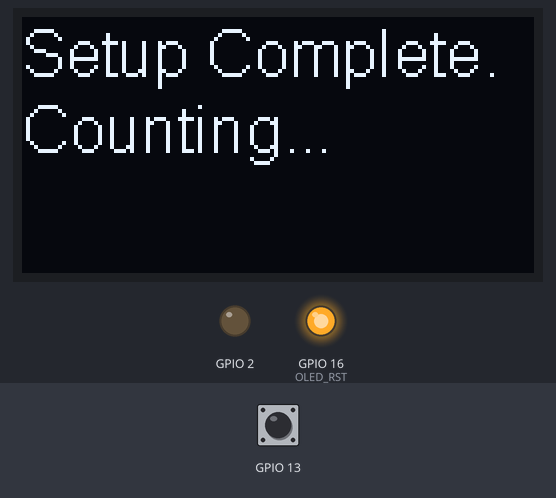
The sketch below on a simulated ESP32. Parts: 128×64 one-colour display, output pins drawn as LEDs (lit = HIGH). The inputs (shaded band) are chosen by the test bench; at power-on: GPIO 13 HIGH. WiFi joins after 1.5 s; servers stay silent unless stated; what the sketch prints to the serial monitor is not drawn.

Above: at 2.6 s.
At 5.6 s:
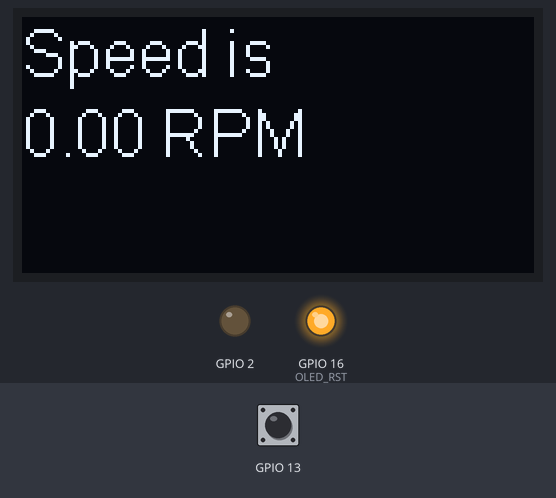
5.7 s: GPIO 13 pulled LOW for 0.15 s
8.8 s: GPIO 13 pulled LOW for 1 s
At 11.1 s:
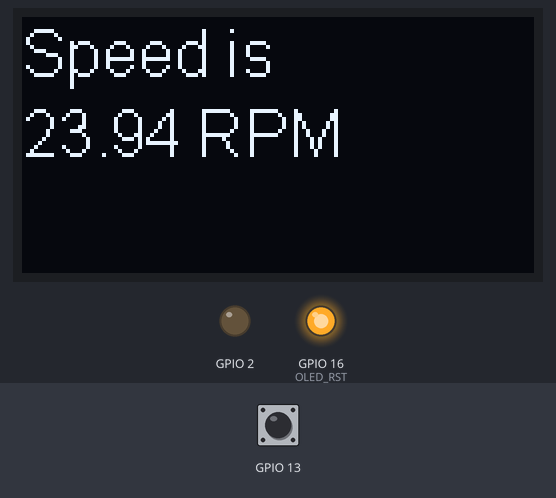
11.5 s: GPIO 13 pulled LOW for 0.15 s
14.6 s: GPIO 13 pulled LOW for 1 s
At 16.1 s:
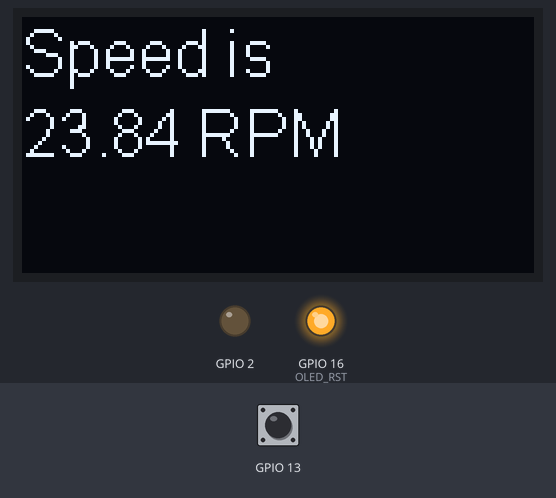
Timing chart, 0 to 17.6 s (numbered marks = the images above; inputs shaded):
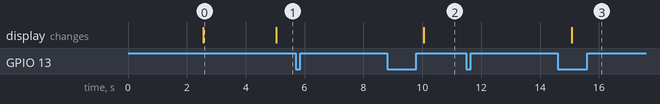

Measured:
- after the input at 5.7 s, every drawn part: stays the same
- after the input at 8.8 s, the display: changes after 1.3 s (image 2)
- after the input at 11.5 s, every drawn part: stays the same
- what the display in image 0 shows lasts 2.4 s, from 2.6 s to 5.0 s

The sketch:

ESP32_aggregator_board.ino
```cpp
#include "SSD1306Wire.h"
#include <WiFi.h> // ESP32 WiFi Library
#include <WebServer.h> // WebServer Library for ESP32
#include <ArduinoWebsockets.h>
#include <HTTPClient.h>

//OLED related variables
#define OLED_ADDR   0x3c
#define OLED_SDA    21//4     //TTGO board without SD Card has OLED SDA connected to pin 4 of ESP32
#define OLED_SCL    22//15    //TTGO board without SD Card has OLED SCL connected to pin 15 of ESP32
#define OLED_RST    16        //Optional, TTGO board contains OLED_RST connected to pin 16 of ESP32
#define SAMPLE_TIME 5000
#define CONNECTION_REFRESH_TIME 500

//WiFi related stuff
const char* ssid = "Pixelblaze";
const char* password = "123456789";
const char* websockets_connection_string = "ws://192.168.4.1:81"; //Enter server adress


float br_0 = 0.05;
float br_1 = 0.0;

using namespace websockets;
WebsocketsClient client;


//Configuring HTTP client to read speed from another board
HTTPClient http;


void onMessageCallback(WebsocketsMessage message) {
  Serial.print("Got Message: ");
  Serial.println(message.data());
}


void onEventsCallback(WebsocketsEvent event, String data) {
  if (event == WebsocketsEvent::ConnectionOpened) {
    Serial.println("Connnection Opened");
  } else if (event == WebsocketsEvent::ConnectionClosed) {
    Serial.println("Connnection Closed");
  } else if (event == WebsocketsEvent::GotPing) {
    Serial.println("Got a Ping!");
  } else if (event == WebsocketsEvent::GotPong) {
    Serial.println("Got a Pong!");
  }
}

SSD1306Wire  display(OLED_ADDR, OLED_SDA, OLED_SCL);
int counter = 0;


struct Hall {
  const uint8_t PIN;
  uint32_t numberKeyPresses;
  bool pressed;
};

struct LED {
  const uint8_t PIN;
  bool state;
};

Hall hall1 = {13, 0, false};
LED LEDBuiltin = {2, false};

//variables to keep track of the timing of recent interrupts
unsigned long hall_time = 0;
unsigned long last_hall_time = 0;


bool edge1 = true;
bool edge2 = true;
unsigned long LastTimeStamp = millis();
unsigned long LastHTTP_connection = millis();
float current_speed = 0.0;
float current_speed_bike_2 = 0.0;
uint32_t last_key_pressed = 0;

bool report = false;

void IRAM_ATTR isr() {
  hall_time = millis();


  if (hall_time - last_hall_time > 1000) { //debouce logic (only looking at input that happens every X millis())
    bool edge = digitalRead(hall1.PIN); // true = rising, false = falling

    if (edge) { // if ISR triggered on rising edge
      hall1.numberKeyPresses++;
      hall1.pressed = true;
      digitalWrite(LEDBuiltin.PIN, HIGH);
      LEDBuiltin.state = true;
      Serial.printf("Rising");

    } else { // if ISR triggered on falling edge
      hall1.pressed = false;
      digitalWrite(LEDBuiltin.PIN, LOW);
      LEDBuiltin.state = false;
      last_hall_time = hall_time;
      report = true;
      Serial.printf("Falling \n");
    }
  }
}

void initOLED() {
  pinMode(OLED_RST, OUTPUT);
  //Give a low to high pulse to the OLED display to reset it
  //This is optional and not required for OLED modules not containing a reset pin
  digitalWrite(OLED_RST, LOW);
  delay(20);
  digitalWrite(OLED_RST, HIGH);
}
void showOLEDMessage(String line1, String line2, String line3) {
  display.init();                        // clears screen
  display.setFont(ArialMT_Plain_16);
  display.drawString(0, 0, line1);       //  adds to buffer
  display.drawString(0, 20, line2);
  display.drawString(0, 40, line3);
  display.display();                     // displays content in buffer
}


String readSpeed() {
  return String(current_speed);
  //return String(1.8 * bme.readTemperature() + 32);
}


void setup() {
  initOLED();
  Serial.begin(115200);
  delay(1000);

  //Connecting to WiFI
  WiFi.mode(WIFI_STA); //Optional
  WiFi.begin(ssid, password);
  Serial.println("\nConnecting");

  while (WiFi.status() != WL_CONNECTED) {
    Serial.print(".");
    delay(100);
  }
  Serial.println("\nConnected to the WiFi network");
  Serial.print("Local ESP32 IP: ");
  Serial.println(WiFi.localIP());

  pinMode(hall1.PIN, INPUT_PULLUP);
  // attachInterrupt(hall1.PIN, isr, CHANGE);
  pinMode(LEDBuiltin.PIN, OUTPUT);

  Serial.printf("Setup Complete. Counting...");
  showOLEDMessage("Setup Complete.\nCounting... ", "", "");

  // run callback when messages are received
  client.onMessage(onMessageCallback);

  // run callback when events are occuring
  client.onEvent(onEventsCallback);

  // Before connecting, set the ssl fingerprint of the server
  //client.setCACert(echo_org_ssl_ca_cert);


  // Connect to server
  client.connect(websockets_connection_string);
  // TODO. Handle the case when connection to PixelBlaze is not successfull first time.
  Serial.printf("..........\n");

  // Send a message
  //client.send("Hello Server");

  // Send a ping
  client.ping();
}


void check_speed()
{
  if ( millis() - LastTimeStamp > SAMPLE_TIME)
  {
    //clculate RPM. Good speed is ~100 RPM
    current_speed = 0.0;
    float num_pressed =  float(hall1.numberKeyPresses - last_key_pressed);
    int time_passed = (millis() - LastTimeStamp); //TIme Passed in milliseconds

    current_speed = num_pressed / time_passed * 60000; // speed in RPM
    LastTimeStamp = millis();
    Serial.printf("Num pressed %f \n", num_pressed);
    Serial.printf("Time passed %d \n", time_passed);
    Serial.printf("Current speed is %f RPM \n", current_speed);
    showOLEDMessage("Speed is", String(current_speed) + " RPM", "");
    last_key_pressed = hall1.numberKeyPresses;


  }

}

float map_rpm_to_brightness(float RPM1, float RPM2)
{
  float brightness = 0.0 + 0.9 * (RPM1 + RPM2) / (300.0);
  //Serial.printf("First bike speed is  %f\n", RPM1);
  //Serial.printf("Second bike speed is  %f\n", RPM2);

  return brightness;

}

void loop() {
  /*  if (report) {
      Serial.printf("Hall sensor has been triggered %u times\n", hall1.numberKeyPresses);
      showOLEDMessage("Hall count:",String(hall1.numberKeyPresses),"");
      report = false;
    }
  */

  delay(10);

  //Counting clicks of the magnetic sensor
  //TODO. Danny to rewrite it in the way it is low level (interupts based) and efficient
  bool edge2 = digitalRead(hall1.PIN); // true = rising, false = falling
  if (edge2 != edge1)
  {
    edge1 = edge2;
    if (!edge1)
    {
      hall1.numberKeyPresses++;
      //showOLEDMessage("Hall count:",String(hall1.numberKeyPresses),"");
      //Serial.printf("Hall sensor has been triggered %u times\n", hall1.numberKeyPresses);
    }

  }

  //Checking this bike speed
  check_speed();


  // Reading speed from another board over HTTP
  if ( millis() - LastHTTP_connection > CONNECTION_REFRESH_TIME)
  {

    LastHTTP_connection = millis();
    http.begin("http://192.168.4.4/speed");
    int httpCode = http.GET();

    if (httpCode > 0)
    {
      String payload = http.getString();
      //Serial.println("HTTP response code from slave board:");
      //Serial.println(httpCode);
      // Serial.println("Payload (RPM speed) is:");
      // Serial.println(payload);
      current_speed_bike_2 = payload.toFloat();

    }
    else
    {
      Serial.println("Error on HTTP request");
    }
    http.end();
  }


  //Checking the current desired brightness level
  br_1 = map_rpm_to_brightness(current_speed, current_speed_bike_2);

  //only adjust brightness if brightness level changed
  if (br_1 != br_0)
  {
    Serial.printf("First bike speed is  %f\n", current_speed);
    Serial.printf("Second bike speed is  %f\n", current_speed_bike_2);

    //adjusting the brightness of Pixelblaze controller
    adjust_brightness(br_0, br_1);
    br_0 = br_1;
  }

}


void adjust_brightness(float old_brightness, float new_brightness)
{


    //Serial.println("Websocket connection status:");
    //Serial.println(client.available());
    while (!client.available())
          {
            //re-establish connection
            Serial.println("Websocket connection is down...");
            Serial.println("Attempting to reconnect...");
            client.connect(websockets_connection_string);
            Serial.printf("..........\n");
            // Send a ping
            client.ping();
          }
  String send_str  = "";
  send_str.concat("{ \"brightness\": ");
  send_str.concat(new_brightness);
  send_str.concat(", \"save\": false}");
  //client.poll();
  //Serial.println(send_str);
  client.send(send_str);


}
```
